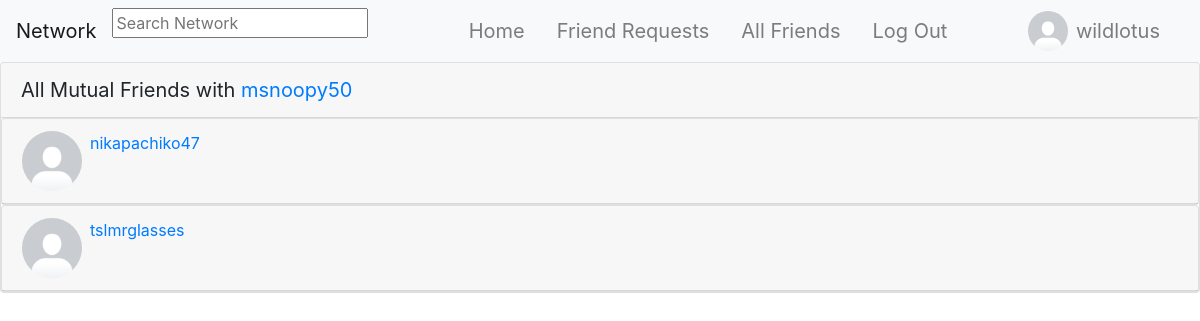
/profile_mutuals/14 (signed in), run on the app's committed database.
### network/models.py (models this page shows, shortened)
class User(AbstractUser):
    pass

class UserProfile(models.Model):
    user = models.OneToOneField(User, primary_key=True, related_name="profile", on_delete=models.CASCADE)
    bio = models.TextField(blank=True, default="No Bio...", max_length=101)
    picture = models.ImageField(blank=True, default="default_profile_image.png")
    friends = models.ManyToManyField(User, blank=True, related_name="friends")
    blocked = models.ManyToManyField(User, blank=True, related_name="blocked")

### network/views.py (the view)
# urls.py: path("profile_mutuals/<int:profile_id>", views.profile_mutuals, name="profile_mutuals"),
@login_required
def profile_mutuals(request, profile_id):
    try:
        profile = UserProfile.objects.get(pk=profile_id)
        profile_friends = profile.friends.all()
        friends_with_profile = profile_friends.values_list('pk', flat=True)
        mutual_friends_of_request_user = request.user.profile.friends.filter(pk__in=friends_with_profile)
        print(friends_with_profile)
    except UserProfile.DoesNotExist:
        return JsonResponse({"error": "UserProfile matching query does not exist."})
    return render(request, "network/profile_mutuals.html", {
        "profile": profile,
        "mutual_friends": mutual_friends_of_request_user
    })

### templates/network/profile_mutuals.html (shortened to what this page needs)
{% extends "network/layout.html" %} {% load static %}
{% block body %}
    {% if not request.user == profile.user and not profile.user in request.user.profile.blocked.all %}
    <div class="card">
        <div class="card-header" style="font-size: 20px;">All Mutual Friends with <a href="{% url 'profile' profile.user.id %}">{{ profile.user.username }}</a></div>
        {% for mutual_friend in mutual_friends %}
            <div class="card">
                <div class="card-header d-flex">
                    <div>
                        <a href="{% url 'profile' mutual_friend.id %}">
                            <img src="{{ mutual_friend.profile.picture.url }}" alt="" width="60px" height="60px"
                                style="border-radius: 50%">
                        </a>
                    </div>
                    <div class="d-flex flex-column ml-2">
                        <a href="{% url 'profile' mutual_friend.id %}">
                            {{ mutual_friend }}
                        </a>
                    </div>
                </div>
            </div>
        {% endfor %}
    </div>
    {% endif %}
{% endblock %}

### templates/network/layout.html (shortened to what this page needs)
{% load static %}
<!DOCTYPE html>
<html lang="en">
<head>
    <link rel="stylesheet" href="https://stackpath.bootstrapcdn.com/bootstrap/4.4.1/css/bootstrap.min.css">
    <link rel="stylesheet" href="{% static 'network/css/styles.css' %}">
    <link rel="stylesheet" href="https://unpkg.com/@trevoreyre/autocomplete-js/dist/style.css">
</head>
<body>
    <nav class="navbar navbar-expand-lg navbar-light bg-light">
        <a class="navbar-brand" href="{% url 'index' %}">Network</a>
        <div id="autocomplete" class="autocomplete" style="width: 320px;">
            <form action="{% url 'search_results' %}" method="get">
                <input class="autocomplete-input" id="autocomplete_input" placeholder="Search Network" name="q">
            </form>
        </div>
        <div class="collapse navbar-collapse" id="navbarNav">
            <ul class="navbar-nav mx-auto">
                <li class="nav-item">
                    <a class="navbar-brand nav-link" href="{% url 'index' %}">
                        Home
                    </a>
                </li>
                {% if user.is_authenticated %}
                <li class="nav-item">
                    <a class="navbar-brand nav-link" href="{% url 'friend_requests' %}">
                        Friend Requests
                    </a>
                </li>
                <li class="nav-item">
                    <a class="navbar-brand nav-link" href="{% url 'friends' %}">
                        All Friends
                    </a>
                </li>
                <li class="nav-item">
                    <a class="navbar-brand nav-link" href="{% url 'account_logout' %}">
                        Log Out
                    </a>
                </li>
                {% endif %}
            </ul>
            {% if user.is_authenticated %}
                <ul class="navbar-nav ml-auto">
                    <li class="nav-item">
                        <img src="{{ user.profile.picture.url }}" alt="Logged in Profile Picture" width="40" height="40" style="border-radius: 50%;" id="logged_in_picture">
                    </li>
                    <li class="nav-item">
                        <a class="nav-link navbar-brand" href="{% url 'profile' user.id %}" id="profile">{{ user.username }}</a>
                    </li>
                </ul>
            {% endif %}
        </div>
    </nav>
    <div class="body">
        {% block body %}
        {% endblock %}
    </div>
</body>
</html>

### data on the page
User: profile.picture (placeholder picture), username "wildlotus"
UserProfile: user.username "msnoopy50"
User: profile.picture (placeholder picture), username "nikapachiko47"
User: profile.picture (placeholder picture), username "tslmrglasses"
